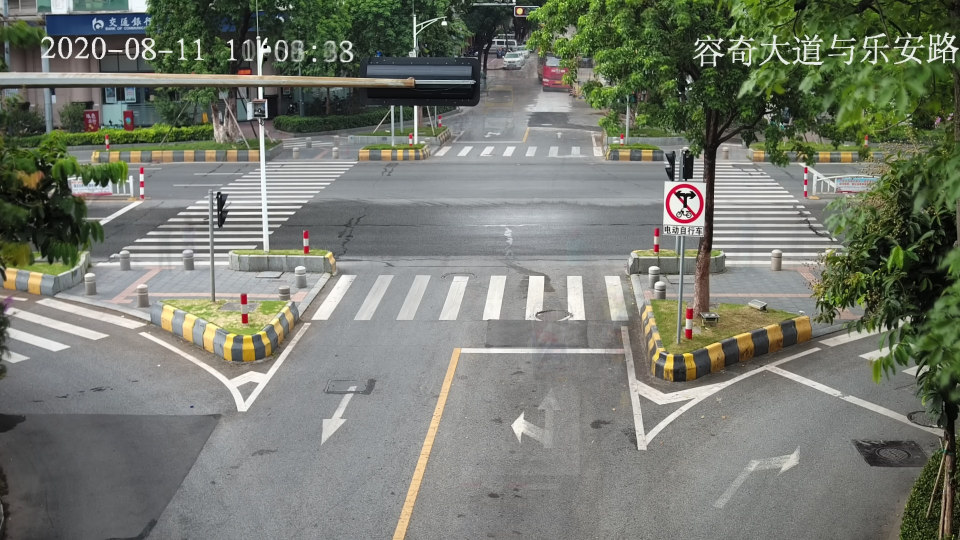
#> input picture north_1.jpg, 1920 x 1080 px, given in place of East_1_1080.jpg, which was not available (shown at 1/2 size)
$ python Step_2_adaptiveThreshold_tests.py
#> lines starting #> are read from the running program, lines starting #| are printed output that depends on the picture; after the words box and inside, x2 and y2 are one past the last pixel; in counts of white or black regions, pixels touching at a corner belong together; pictures that were not available may be replaced by others from this repository, and a replacement may not be noted
import cv2
import numpy as np
import pickle
import statistics
from Step_1_image_homography_v_2 import point_detection

DB_ALL_lines = 0 # показать все линии
DB_step_1_Interest_lines = 0 # показать линии интереса (для каждой стороны)
DB_step_1_Math_lines = 0 #показать ближайшую линию, линии, попадающие в выборку и усредненную линию

Scale_factor = 4    # Для Даниных 1 def = 4
Preview_scale = 1.8 # Для Даниных 1.2 def = 1.8

# при запихивании в функцию необходимо передавать параметр стороны SIDE = S N W E и имя папки для датасета для корректного поворота и сохранения ( а определять такой параметр при загрузке изображения)
SIDE = 'East_1'
DATASET = 'Data_1'

def expand_line(x1, y1, x2, y2, size) :
    if x1==x2 :
        x2+=1
    if y1==y2 :
        y2+=1
    coefficients = np.polyfit([x1, x2], [y1, y2], 1)
    polynomial = np.poly1d(coefficients)
    x_axis = np.linspace(0, size, 2)
    y_axis = polynomial(x_axis)
    return round(x_axis[0]),round(y_axis[0]),round(x_axis[1]),round(y_axis[1])

### Blur and edge detection
img_source = cv2.imread('../../out/{}/STEPS/Step_1/{}_1080.jpg'.format(DATASET, SIDE))
#> img_source is the input picture: shape (1080, 1920, 3); mean B, G, R 110.5, 121.3, 117.4

height, width, _ = img_source.shape
#> height = 1080; width = 1920
img = cv2.resize(img_source, (width//Scale_factor, height//Scale_factor))
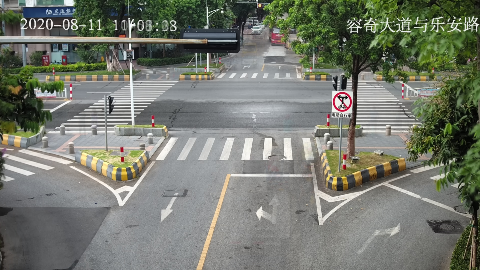
#> img: shape (270, 480, 3); mean B, G, R 110.6, 121.4, 117.5

img_filtre = cv2.cvtColor(img, cv2.COLOR_BGR2GRAY)
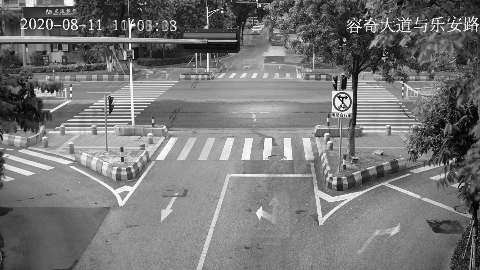
#> img_filtre: shape (270, 480); min 3, max 252, mean 119
img_filtre = cv2.medianBlur(img_filtre,7)
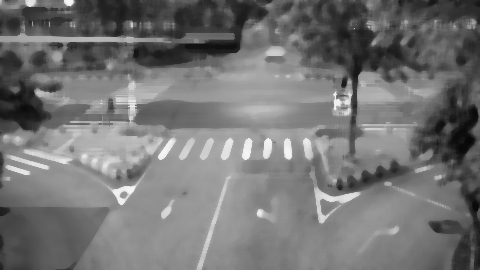
#> img_filtre: shape (270, 480); min 7, max 245, mean 116.3
th3 = cv2.adaptiveThreshold(img_filtre,255,cv2.ADAPTIVE_THRESH_GAUSSIAN_C,cv2.THRESH_BINARY_INV,11,2)
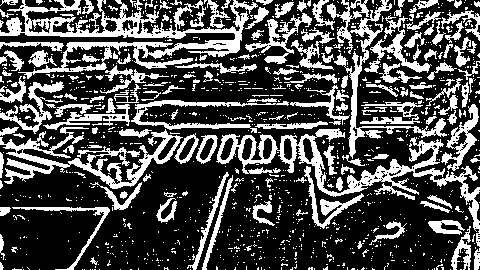
#> th3: shape (270, 480); 30.8% white; 1125 white regions (969 under 20 px), largest, box (x1, y1, x2, y2) and area: (0, 0, 258, 79) 5795, (216, 128, 480, 247) 4558, (0, 127, 183, 189) 3059

cv2.imwrite('../../out/{}/STEPS/Step_2/_{}_adapThrsh.jpg'.format(DATASET, SIDE), cv2.resize(th3, (width//Scale_factor, height//Scale_factor)))
img_filtre = cv2.imread('../../out/{}/STEPS/Step_2/_{}_adapThrsh.jpg'.format(DATASET, SIDE))
#> img_filtre: shape (270, 480, 3); min 0, max 255, mean 78.6
height, width, _ = img_filtre.shape
#> height = 270; width = 480

gray = cv2.cvtColor(img_filtre, cv2.COLOR_BGR2GRAY)
gray = cv2.medianBlur(gray,3)
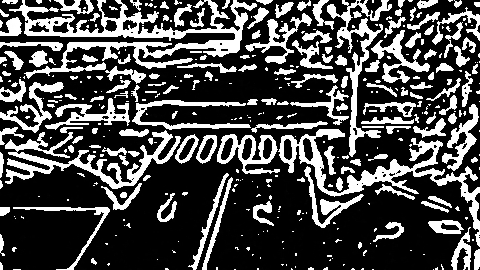
#> gray: shape (270, 480); min 0, max 255, mean 73.7
edged = cv2.Canny(gray, 1, 300)
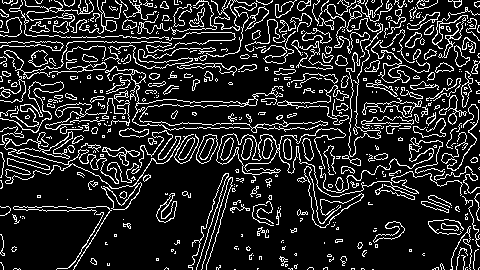
#> edged: shape (270, 480); 15.3% white in thin lines or dots

#cv2.imshow('edged', cv2.resize(edged, (width//Prewiew_scale, height//Prewiew_scale)))
cv2.imwrite('../../out/{}/STEPS/Step_2/_{}_Canny.jpg'.format(DATASET, SIDE), cv2.resize(edged, (width, height)))

# получаем центр изображения из координат линий из гомографии (шаг 1)
#> (the run stopped early here; a loop or call above may not have finished)

$ run again, on east_1.jpg
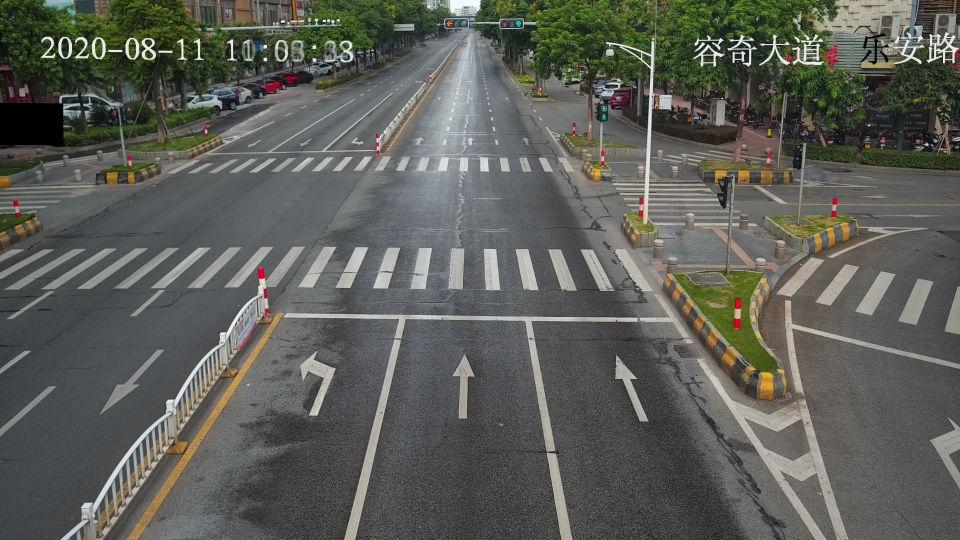
#> input picture east_1.jpg, 1920 x 1080 px, given in place of East_1_1080.jpg, which was not available (shown at 1/2 size)
#> img_source is the input picture: shape (1080, 1920, 3); mean B, G, R 87.9, 94, 92.4
#> `th3 = cv2.adaptiveThreshold(img_filtre,255,cv2.ADAPTIVE_THRESH_GAUSSIA..`:
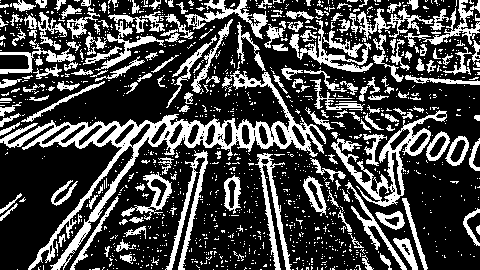
#> th3: shape (270, 480); 28.1% white; 1315 white regions (1138 under 20 px), largest, box (x1, y1, x2, y2) and area: (0, 70, 326, 270) 7372, (331, 110, 447, 207) 2181, (289, 20, 373, 72) 1216
#> `edged = cv2.Canny(gray, 1, 300)`:
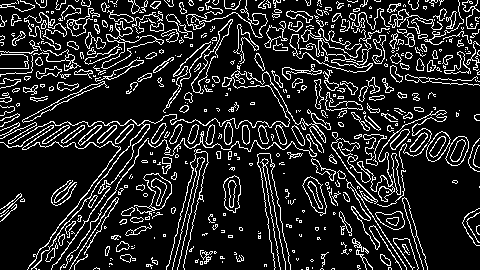
#> edged: shape (270, 480); 14.7% white in thin lines or dots
